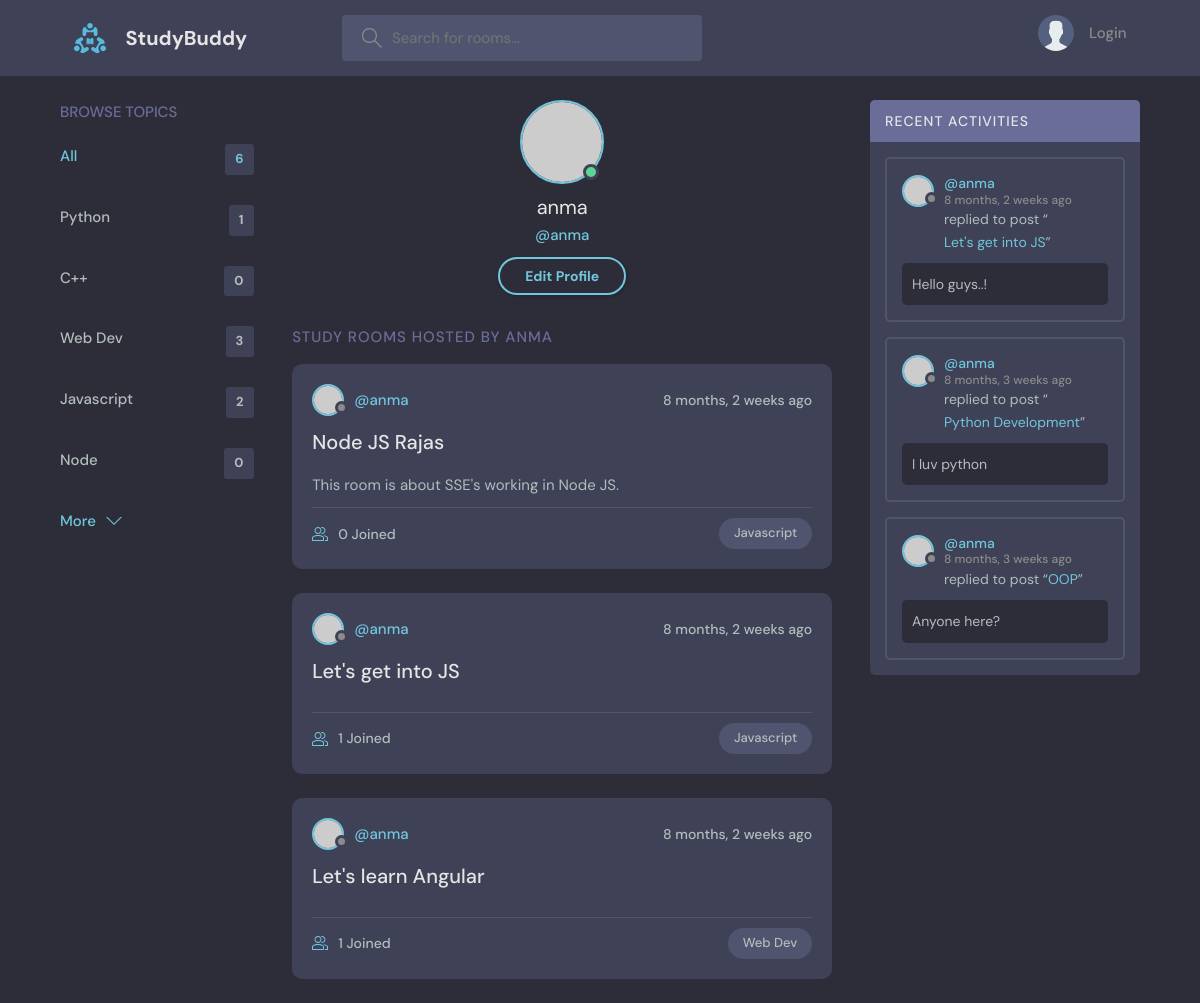
/user-profile/3/, run on the app's committed database.
### TestApp/models.py (models this page shows)
class Topic(models.Model):
    name=models.CharField(max_length=255)
    def __str__(self):
        return self.name

class Room(models.Model):
    topic=models.ForeignKey(Topic,on_delete=models.SET_NULL ,null=True)
    host=models.ForeignKey(User,on_delete=models.SET_NULL, null=True)
    participants=models.ManyToManyField(User,related_name='participants',blank=True)
    name=models.CharField(max_length=255)
    description=models.TextField(null=True, blank=True)
    updated_on=models.DateTimeField(auto_now=True)
    created_on=models.DateTimeField(auto_now_add=True)
    class Meta:
        ordering=['-updated_on','-created_on']
    def __str__(self):
        return self.name

class Message(models.Model):
    user=models.ForeignKey(User,on_delete=models.CASCADE)
    room=models.ForeignKey(Room,on_delete=models.CASCADE)
    body=models.TextField(null=False)
    updated_on=models.DateTimeField(auto_now=True)
    created_on=models.DateTimeField(auto_now_add=True)
    def __str__(self):
        return self.body[0:50]
    class Meta:
        ordering=['-updated_on','created_on']

### TestApp/views.py (the view)
# urls.py: path('user-profile/<str:pk>/',views.userProfile,name='user-profile'),
def userProfile(request, pk):
    user=User.objects.get(id=pk)
    topics=Topic.objects.all()
    rooms=user.room_set.all()
    room_messages=user.message_set.all()
    total_rooms=Room.objects.all().count()
    context={'user':user,'topics' : topics,'rooms':rooms,'room_messages':room_messages,'total_rooms':total_rooms}
    return render(request,'TestApp/UserProfile.html',context)

### TestApp/templates/TestApp/UserProfile.html
{% extends 'Main.html' %}
{% block content %}
<main class="profile-page layout layout--3">
  <div class="container">
    {% include 'TestApp/topic_component.html' %}
    <div class="roomList">
      <div class="profile">
        <div class="profile__avatar">
          <div class="avatar avatar--large active">
            <img src="https://randomuser.me/api/portraits/men/11.jpg" />
          </div>
        </div>
        <div class="profile__info">
          <h3>{{user}}</h3>
          <p>@{{user}}</p>
          <a href="edit-user.html" class="btn btn--main btn--pill">Edit Profile</a>
        </div>
      </div>
      <div class="roomList__header">
        <div>
          <h2>Study Rooms Hosted by {{user}}</a>
          </h2>
        </div>
      </div>
      {% include 'TestApp/feed_component.html' %}
    </div>
    {% include 'TestApp/activity_component.html' %}
  </div>
</main>
{% endblock content %}

### TestApp/templates/TestApp/topic_component.html
<div class="topics">
    <div class="topics__header">
        <h2>Browse Topics</h2>
    </div>
    <ul class="topics__list">
        <li>
            <a href="{% url 'home' %}" class="active">All <span>{{total_rooms}}</span></a>
        </li>
        {% for topic in topics %}
        <li>
            <a href="{% url 'home' %}?q={{topic.name}}">{{topic.name}} <span>{{topic.room_set.all.count}} </span></a>
        </li>
        {% endfor %}
    </ul>
    <a class="btn btn--link" href="topics.html">
        More
        <svg version="1.1" xmlns="http://www.w3.org/2000/svg" width="32" height="32" viewBox="0 0 32 32">
            <title>chevron-down</title>
            <path d="M16 21l-13-13h-3l16 16 16-16h-3l-13 13z"></path>
        </svg>
    </a>
</div>

### TestApp/templates/TestApp/feed_component.html (shortened to what this page needs)
{% for room in rooms %}
<div class="roomListRoom">
    <div class="roomListRoom__header">
        <a href="{% url 'user-profile' room.host.id %}" class="roomListRoom__author">
            <div class="avatar avatar--small">
                <img src="https://randomuser.me/api/portraits/women/11.jpg" />
            </div>
            <span>@{{room.host}}</span>
        </a>
        <div class="roomListRoom__actions">
            <span>{{room.created_on | timesince}} ago</span>
        </div>
    </div>
    <div class="roomListRoom__content">
        <a href="{% url 'room' room.id %}">{{room.name}}</a>
        <p>{{room.description}}</p>
    </div>
    <div class="roomListRoom__meta">
        <a href="{% url 'room' room.id %}" class="roomListRoom__joined">
            {{room.participants.count}} Joined
        </a>
        <p class="roomListRoom__topic">{{room.topic}}</p>
    </div>
</div>
{% endfor %}

### TestApp/templates/TestApp/activity_component.html (shortened to what this page needs)
<div class="activities">
    <div class="activities__header">
        <h2>Recent Activities</h2>
    </div>
    {% for message in room_messages %}
    <div class="activities__box">
        <div class="activities__boxHeader roomListRoom__header">
            <a href="{% url 'user-profile' message.user.id %}" class="roomListRoom__author">
                <div class="avatar avatar--small">
                    <img src="https://randomuser.me/api/portraits/women/11.jpg" />
                </div>
                <p>
                    @{{message.user}}
                    <span>{{message.created_on | timesince}} ago</span>
                </p>
            </a>
        </div>
        <div class="activities__boxContent">
            <p>replied to post “<a href="{% url 'room' message.room.id %}">{{message.room}}</a>”</p>
            <div class="activities__boxRoomContent">{{message}}</div>
        </div>
    </div>
    {% endfor %}
</div>

### data on the page
Topic: name "Python", room_set.all.count "1"
Topic: name "C++", room_set.all.count "0"
Topic: name "Web Dev", room_set.all.count "3"
Topic: name "Javascript", room_set.all.count "2"
Topic: name "Node", room_set.all.count "0"
Room: host "anma", created_on "8 months, 2 weeks", name "Node JS Rajas", description "This room is about SSE's working in Node JS.", participants.count "0", topic "Javascript"
Room: host "anma", created_on "8 months, 2 weeks", name "Let's get into JS", participants.count "1", topic "Javascript"
Room: host "anma", created_on "8 months, 2 weeks", name "Let's learn Angular", participants.count "1", topic "Web Dev"
Message: user "anma", created_on "8 months, 2 weeks", room "Let's get into JS", body "Hello guys..!"
Message: user "anma", created_on "8 months, 3 weeks", room "Python Development", body "I luv python"
Message: user "anma", created_on "8 months, 3 weeks", room "OOP", body "Anyone here?"

### other printed values
{{ total_rooms }} "6"
{{ user }} "anma"
{{ user }} "ANMA"
